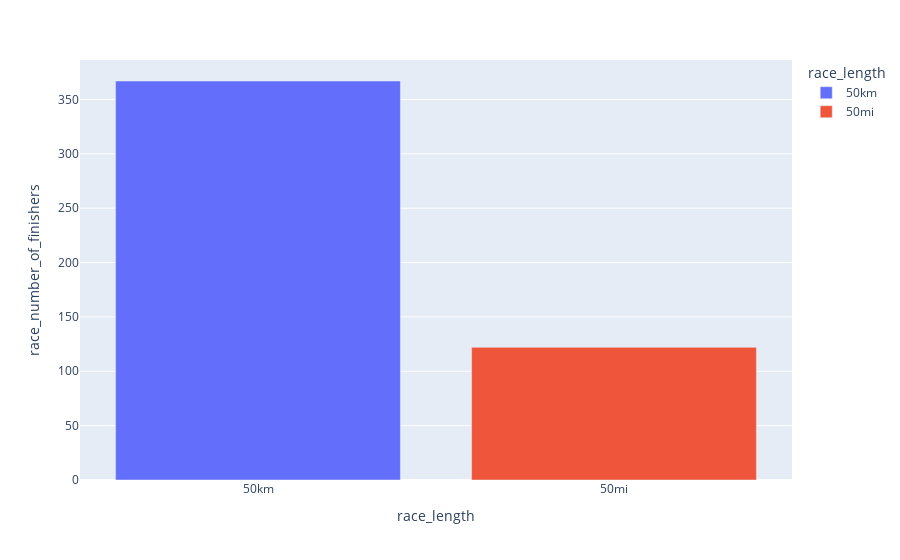

Here is the notebook cell this chart was saved with:
### Code cell
px.bar(lf,x='race_length',y='race_number_of_finishers',color='race_length')

### Figure 1 — Plotly figure (JSON) as saved in the notebook; plotly's stock layout.template omitted (floating-point values rounded to 4 significant figures)
{"data": [{"alignmentgroup": "True", "hovertemplate": "race_length=%{x}<br>race_number_of_finishers=%{y}<extra></extra>", "legendgroup": "50km", "marker": {"color": "#636efa", "pattern": {"shape": ""}}, "name": "50km", "offsetgroup": "50km", "orientation": "v", "showlegend": true, "textposition": "auto", "type": "bar", "x": ["50km"], "xaxis": "x", "y": [367], "yaxis": "y"}, {"alignmentgroup": "True", "hovertemplate": "race_length=%{x}<br>race_number_of_finishers=%{y}<extra></extra>", "legendgroup": "50mi", "marker": {"color": "#EF553B", "pattern": {"shape": ""}}, "name": "50mi", "offsetgroup": "50mi", "orientation": "v", "showlegend": true, "textposition": "auto", "type": "bar", "x": ["50mi"], "xaxis": "x", "y": [122], "yaxis": "y"}], "layout": {"autosize": true, "barmode": "relative", "legend": {"title": {"text": "race_length"}, "tracegroupgap": 0}, "margin": {"t": 60}, "xaxis": {"anchor": "y", "autorange": true, "categoryarray": ["50km", "50mi"], "categoryorder": "array", "domain": [0, 1], "range": [-0.5, 1.5], "title": {"text": "race_length"}, "type": "category"}, "yaxis": {"anchor": "x", "autorange": true, "domain": [0, 1], "range": [0, 386.3], "title": {"text": "race_number_of_finishers"}, "type": "linear"}}}
